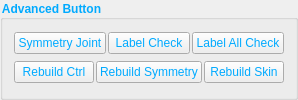
         <widget class="QGroupBox" name="AdvancedButtonGrp">
          <property name="font">
           <font>
            <weight>75</weight>
            <bold>true</bold>
           </font>
          </property>
          <property name="styleSheet">
           <string notr="true">color:rgb(0, 170, 255);</string>
          </property>
          <property name="title">
           <string>Advanced Button</string>
          </property>
          <layout class="QVBoxLayout" name="verticalLayout_2">
           <item>
            <layout class="QHBoxLayout" name="horizontalLayout_9">
             <property name="spacing">
              <number>2</number>
             </property>
             <item>
              <widget class="QPushButton" name="SymBtn">
               <property name="text">
                <string>Symmetry Joint</string>
               </property>
              </widget>
             </item>
             <item>
              <widget class="QPushButton" name="LabelBtn">
               <property name="text">
                <string>Label Check</string>
               </property>
              </widget>
             </item>
             <item>
              <widget class="QPushButton" name="LabelAllBtn">
               <property name="text">
                <string>Label All Check</string>
               </property>
              </widget>
             </item>
            </layout>
           </item>
           <item>
            <layout class="QHBoxLayout" name="horizontalLayout_10">
             <property name="spacing">
              <number>2</number>
             </property>
             <item>
              <widget class="QPushButton" name="Rebuild_CtrlBtn">
               <property name="text">
                <string>Rebuild Ctrl</string>
               </property>
              </widget>
             </item>
             <item>
              <widget class="QPushButton" name="RebuildSymBtn">
               <property name="text">
                <string>Rebuild Symmetry</string>
               </property>
              </widget>
             </item>
             <item>
              <widget class="QPushButton" name="Rebuild_SkinBtn">
               <property name="text">
                <string>Rebuild Skin</string>
               </property>
              </widget>
             </item>
            </layout>
           </item>
          </layout>
          <zorder></zorder>
          <zorder></zorder>
         </widget>
